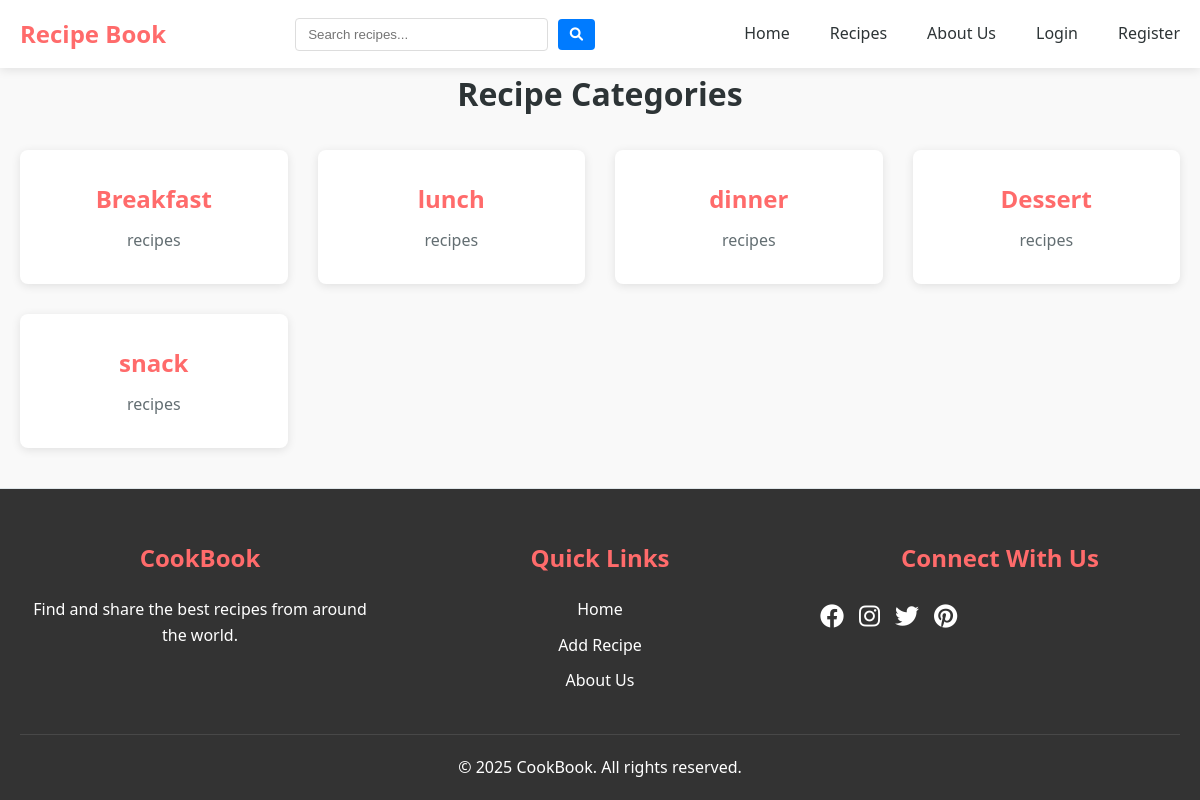
Page /categories/ on the committed database.
### recipes/models.py (models this page shows, shortened)
class Category(models.Model):
    name = models.CharField(max_length=100)
    description = models.TextField(blank=True)
    class Meta:
        verbose_name_plural = "categories"

### recipes/views.py (the view)
# urls.py: path('categories/', views.category_list, name='category_list'),
def category_list(request):
    categories = Category.objects.all()
    return render(request, 'recipes/category_list.html', {'categories': categories})

### templates/recipes/category_list.html (shortened to what this page needs)
{% extends 'base.html' %}
{% block content %}
<div class="category-list-page">
    <h1>Recipe Categories</h1>
    <div class="category-grid">
        {% for category in categories %}
            <a href="{% url 'category_detail' category.id %}" class="category-card">
                <h2>{{ category.name }}</h2>
                <p>{{ category.recipes.count }} recipes</p>
            </a>
        {% empty %}
            <p>No categories available yet.</p>
        {% endfor %}
    </div>
</div>
{% endblock %}

### static/css/styles.css (style rules this page uses)
:root { --primary-color: #ff6b6b; --secondary-color: #4ecdc4; --accent-color: #ffd166; --text-color: #2d3436; --light-text: #636e72; --background-color: #ffffff; --light-background: #f9f9f9; --border-color: #dfe6e9; --success-color: #55efc4; --danger-color: #ff7675; --shadow: 0 2px 10px rgba(0, 0, 0, 0.1); }
* { margin: 0; padding: 0; box-sizing: border-box; }
body { font-family: "Segoe UI", Tahoma, Geneva, Verdana, sans-serif; color: var(--text-color); line-height: 1.6; background-color: var(--light-background); }
a { text-decoration: none; color: var(--primary-color); transition: color 0.3s ease; }
.recipe-list-page h1, .category-list-page h1 { text-align: center; margin-bottom: 30px; }
.category-grid { display: grid; grid-template-columns: repeat(auto-fill, minmax(250px, 1fr)); gap: 30px; }
.category-card { background-color: var(--background-color); padding: 30px; border-radius: 8px; box-shadow: var(--shadow); text-align: center; transition: all 0.3s ease; }
.category-card h2 { margin-bottom: 10px; }
.category-card p { color: var(--light-text); }

### rows in the picture
Category: name "Breakfast"
Category: name "lunch"
Category: name "dinner"
Category: name "Dessert"
Category: name "snack"
